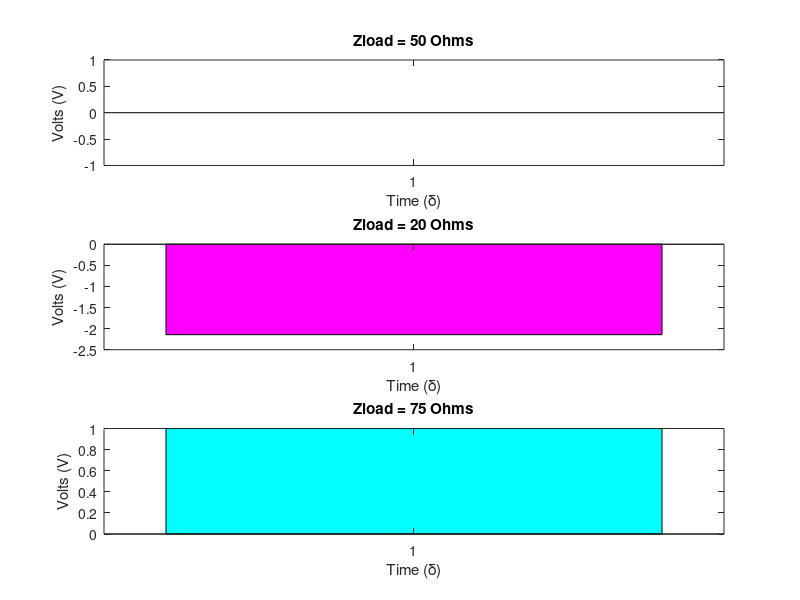
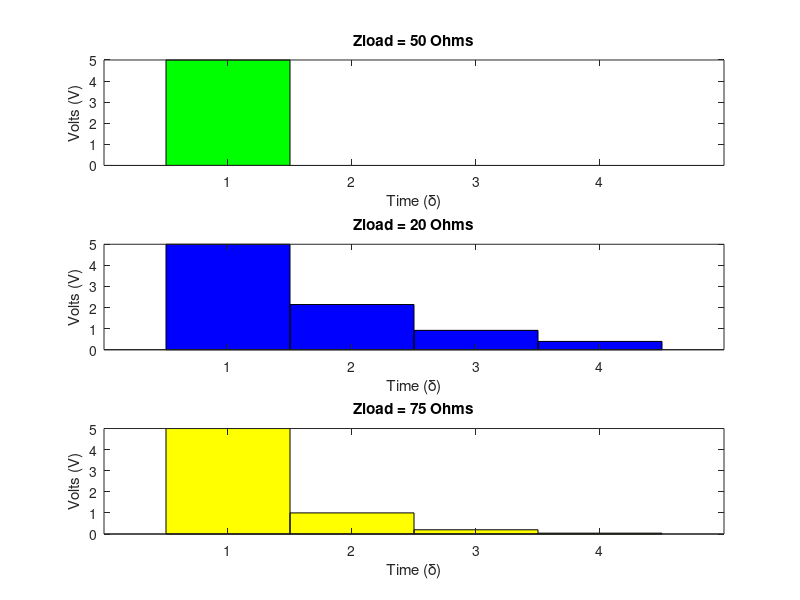

The MATLAB source for these figures, in order:
%% Fast Tansient Sensors - Q5 - Coursework 2
% B126949 - Tom Young


%% Pre - Cursor
clear all
clc

%% Constants
u0 = 4*pi*10^-7; % Free space permeability
e0 = 8.85*10^-12; % Free space permittivity
Z0 = 50; % 50 Ohms
V = 5; % 5V
Zload1 = 50; % 50 Ohms
Zload2 = 20; % 20 Ohms
Zload3 = 75; % 75 Ohms

%% Part A
% i)
Pload1 = (Zload1-Z0)/(Zload1+Z0); % 0
V1att2 = V*Pload1; % 0V

% ii)
Pload2 = (Zload2-Z0)/(Zload2+Z0); % -0.4286
V2att2 = V*Pload2; % -  2.14V

% iii)
Pload3 = (Zload3-Z0)/(Zload3+Z0); % 0.2
V3att2 = V*Pload3; % 1V

% Plot Graphs
figure
title('Zload = 50 Ohms')
subplot(3,1,1)
bar(abs(V1att2), 'r')
title('Zload = 50 Ohms')
ylabel('Volts (V)')
xlabel('Time (\delta)')
%ylim([0, 5])
subplot(3,1,2)
bar(V2att2, 'm')
title('Zload = 20 Ohms')
ylabel('Volts (V)')
xlabel('Time (\delta)')
%ylim([0, 2.15])
subplot(3,1,3)
bar(abs(V3att2), 'c')
title('Zload = 75 Ohms')
ylabel('Volts (V)')
xlabel('Time (\delta)')
%ylim([0, 5])

%% Part B
% i)
Pload1 = (Zload1-Z0)/(Zload1+Z0); % 0
V1a = V; % 5V - from 0 -> delta
V1b = V1a*Pload1; % 0V - from delta -> 2delta
V1c = V1b*Pload1; % 0V - from 2delta -> 3delta
V1d = V1c*Pload1; % 0V - from 3delta -> 4delta
V1 = [abs(V1a), abs(V1b), abs(V1c), abs(V1d)];

% ii)
Pload2 = (Zload2-Z0)/(Zload2+Z0); % -0.4286
V2a = V; % 5V - from 0 -> delta
V2b = V2a*Pload2; % 2.14V - from delta -> 2delta
V2c = V2b*Pload2; % 0.9184V - from 2delta -> 3delta
V2d = V2c*Pload2; % 0.3936V - from 3delta -> 4delta
V2 = [abs(V2a), abs(V2b), abs(V2c), abs(V2d)];

% iii)
Pload3 = (Zload3-Z0)/(Zload3+Z0); % 0.2
V3a = V; % 5V - from 0 -> delta
V3b = V3a*Pload3; % 1V - from delta -> 2delta
V3c = V3b*Pload3; % 0.2V - from 2delta -> 3delta
V3d = V3c*Pload3; % 0.04V - from 3delta -> 4delta
V3 = [abs(V3a), abs(V3b), abs(V3c), abs(V3d)];

% Plot graph
figure
subplot(3,1,1)
bar(V1, 1, 'g')
title('Zload = 50 Ohms')
ylabel('Volts (V)')
xlabel('Time (\delta)')
ylim([0, 5])
subplot(3,1,2)
bar(V2, 1, 'b')
title('Zload = 20 Ohms')
ylabel('Volts (V)')
xlabel('Time (\delta)')
ylim([0, 5])
subplot(3,1,3)
bar(V3, 1, 'y')
title('Zload = 75 Ohms')
ylabel('Volts (V)')
xlabel('Time (\delta)')
ylim([0, 5])